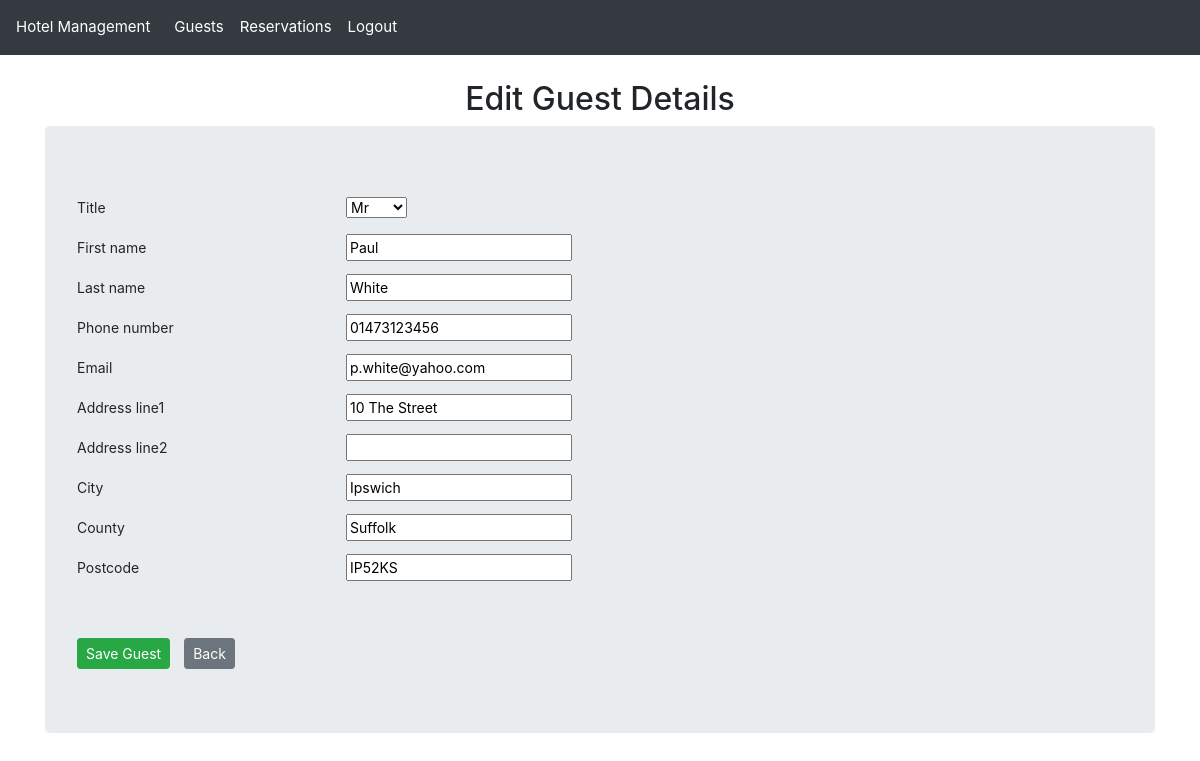
The app's page /guest/1/update/ (signed in), older data.
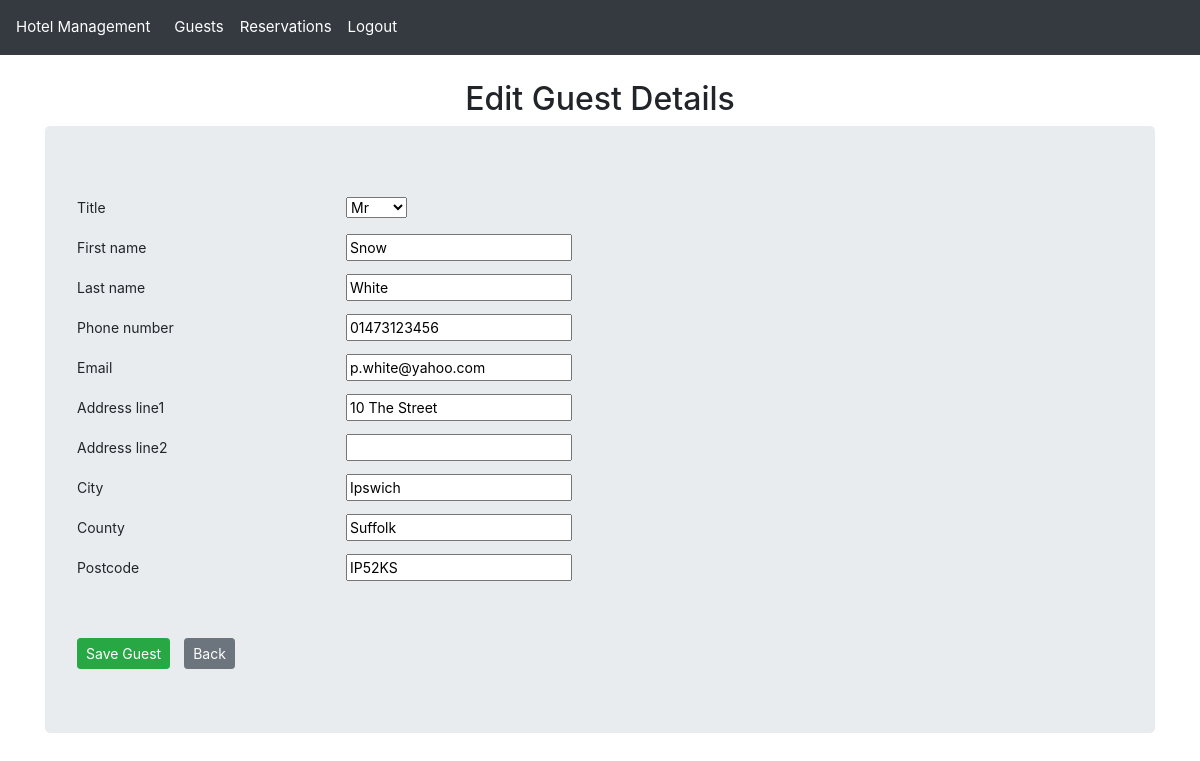
The same page, newer data.
### hotel_app/models.py (models this page shows, shortened)
class Guest(models.Model):
    guest_id = models.AutoField(primary_key=True)  # Unique identifier for each guest
    title = models.CharField(
        max_length=10,
        validators=[validate_title]
    )  # Guest's title (Mr., Mrs., Ms., etc.)
    first_name = models.CharField(
        max_length=50,
        validators=[
            RegexValidator(
                r'^[A-Za-z\-\' ]+$',
                message="First name can only contain letters, hyphens, apostrophes and spaces"
            )
        ]
    )  # Guest's first name
    last_name = models.CharField(
        max_length=50,
        validators=[
            RegexValidator(
                r'^[A-Za-z\-\' ]+$',
                message="Last name can only contain letters, hyphens, apostrophes and spaces"
            )
        ]
    )  # Guest's last name
    phone_number = models.CharField(
        max_length=11,
        validators=[
            RegexValidator(
                r'^(07\d{9}|0\d{10})$',
                message="Phone number must be a valid UK number with only digits (e.g., '07123456789' or '02012345678')"
            )
        ]
    )  # Contact phone number
    email = models.EmailField(
        max_length=320,
        validators=[
            RegexValidator(
                r'^[a-zA-Z0-9._%+-]+@[a-zA-Z0-9.-]+\.[a-zA-Z]{2,}$',
                message="Please enter a valid email address"
            )
        ]
    )  # Contact email address
    address_line1 = models.CharField(
        max_length=80,
        validators=[
            RegexValidator(
                r'^[A-Za-z0-9\-\',\. ]+$',
                message="Address can only contain letters, numbers, hyphens, apostrophes, commas, periods and spaces"
            )
        ]
    )  # Primary address line
    address_line2 = models.CharField(
        max_length=80,
        blank=True,
        null=True,
        validators=[
            RegexValidator(
                r'^[A-Za-z0-9\-\',\. ]+$',
                message="Address can only contain letters, numbers, hyphens, apostrophes, commas, periods and spaces"
            )
        ]
    )  # Secondary address line (optional)
    city = models.CharField(
        max_length=80,
        validators=[
            RegexValidator(
                r'^[A-Za-z\-\' ]+$',
                message="City can only contain letters, hyphens, apostrophes and spaces"
            )
        ]
    )  # City of residence
    county = models.CharField(
        max_length=80,
        validators=[
            RegexValidator(
                r'^[A-Za-z\-\' ]+$',
                message="County can only contain letters, hyphens, apostrophes and spaces"
            )
        ]
    )  # County/state/region
    postcode = models.CharField(
        max_length=8,
        validators=[
            RegexValidator(
                r'^([A-Za-z][A-Ha-hJ-Yj-y]?\d[A-Za-z\d]? ?\d[A-Za-z]{2}|GIR ?0A{2})$',
                message="Please enter a valid UK postcode (e.g., 'SW1A 1AA', 'M1 1AA' or 'B338TH')"
            )
        ]
    )  # Postal/ZIP code
    @property
    def display_name(self):
        display_name = f"{self.title} {self.first_name[0]}. {self.last_name}"
        logger.info(f"Guest display_name property called: {display_name}")
        return display_name

### hotel_app/views.py (the view)
# urls.py: path('guest/<int:guest_id>/update/', views.guest_update_view, name="guest_update"),
@login_required
def guest_update_view(request, guest_id):
    logger.info(f"Guest update initiated for guest_id: {guest_id} by user: {request.user.username}")
    try:
        guest = Guest.objects.get(guest_id=guest_id)
        logger.info(f"Found guest to update: {guest.display_name}")
        if request.method == "POST":
            form = GuestForm(request.POST, instance=guest)
            if form.is_valid():
                updated_guest = form.save()
                logger.info(f"Successfully updated guest - ID: {updated_guest.guest_id}, Name: {updated_guest.display_name}")
                return redirect('guest_list')
            else:
                logger.warning(f"Guest update form validation failed for guest_id: {guest_id}")
                logger.info(f"Form errors: {form.errors}")
        else:
            form = GuestForm(instance=guest)
            logger.info(f"Displaying edit form for guest: {guest.display_name}")
        return render(request, 'guest_form.html', {
            'form': form,
            'title': 'Edit Guest Details'
        })
    except Guest.DoesNotExist:
        logger.error(f"Attempted to update non-existent guest with ID: {guest_id}")
        raise

### hotel_app/templatetags/custom_filters.py (called while the page is built)
@register.filter(name='is_in_group')
def is_in_group(user, group_name):
    return user.groups.filter(name=group_name).exists()

### hotel_app/templates/guest_form.html (shortened to what this page needs)
{% extends "base.html" %}
{% block content %}
<h2 class="text-center">{{ title }}</h2>
<form method="POST" class="jumbotron">
    {% for field in form  %}
        <div class="form-group row {% if field.errors %}has-error{% endif %}">
            <label for="{{ field.id_for_label }}" class="col-md-3 col-form-label text-left">{{ field.label }}</label>
            <div class="col-md-9">
                {{ field }}
            </div>
        </div>
    {% endfor %}
    <div class="button-group">
        <button class="btn btn-success btn-sm mt-5" type="submit">Save Guest</button>
        <button type="button" class="btn btn-secondary btn-sm mt-5" onclick="history.back()">Back</button>
    </div>
</form>
{% endblock %}

Row changes from the older to the newer data that the page shows:
changed Guest "Mr": first_name "Paul" → "Snow"
